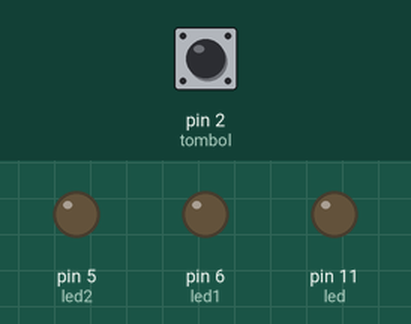
Simulated run of this sketch. Board: Arduino Uno, built with avr-gcc and run on an emulated ATmega328P. Parts: output pins drawn as LEDs (lit = HIGH). The test bench sets the inputs (shaded band); at power-on: pin 2 (tombol) HIGH.

Above: at 1.2 s.
1.3 s: pin 2 (tombol) pulled LOW for 0.15 s
At 2.35 s:
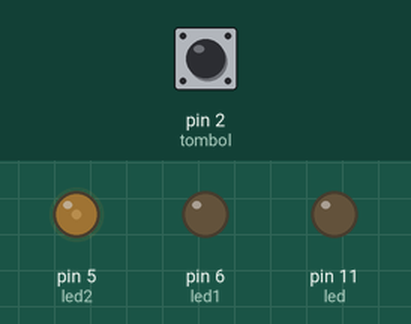
At 6.5 s:
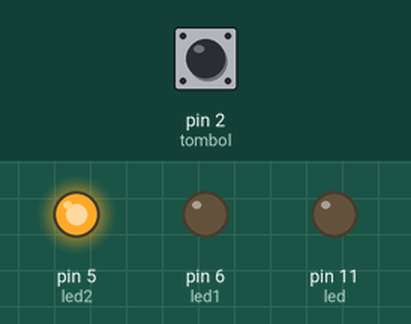
Timing chart, 0 to 13.1 s (numbered marks = the images above; inputs shaded):
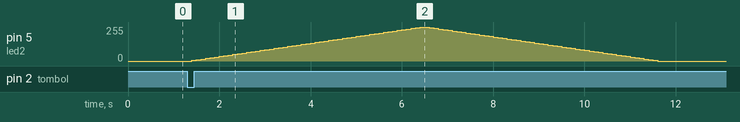

The sketch:

4_C_2.ino
```cpp
int led=11;
int led1=6;
int led2=5;
int tombol=2;
int i;
void setup(){ pinMode(led,OUTPUT); pinMode (led1,OUTPUT);
pinMode (led2,OUTPUT); pinMode(tombol,INPUT);
}
void loop(){
if(digitalRead(tombol)==LOW){
for (i=0; i<=255; i+=5){ analogWrite(led,i); delay(100);
}
for (i=255; i>=0; i-=5){ analogWrite(led,i); delay(100);
};
} else{
digitalWrite(led,LOW);
}
if(digitalRead(tombol)==LOW){ for (i=0; i<=255; i+=5){
analogWrite(led1,i); delay(100);
}
for (i=255; i>=0; i-=5){ analogWrite(led1,i); delay(100);
}} else{
digitalWrite(led1,LOW);
}
if(digitalRead(tombol)==LOW){
 for (i=0;i<=255; i+=5){ analogWrite(led2,i); delay(100);
}
for (i=255; i>=0; i-=5){ analogWrite(led2,i); delay(100);
}
}
else{
digitalWrite(led2,LOW);
}
}
```

Measured:
- after the input at 1.3 s, pin 5 (led2): rises from 0/255 to 255/255 in 5.0 s, then falls to 0/255 in 5.2 s
